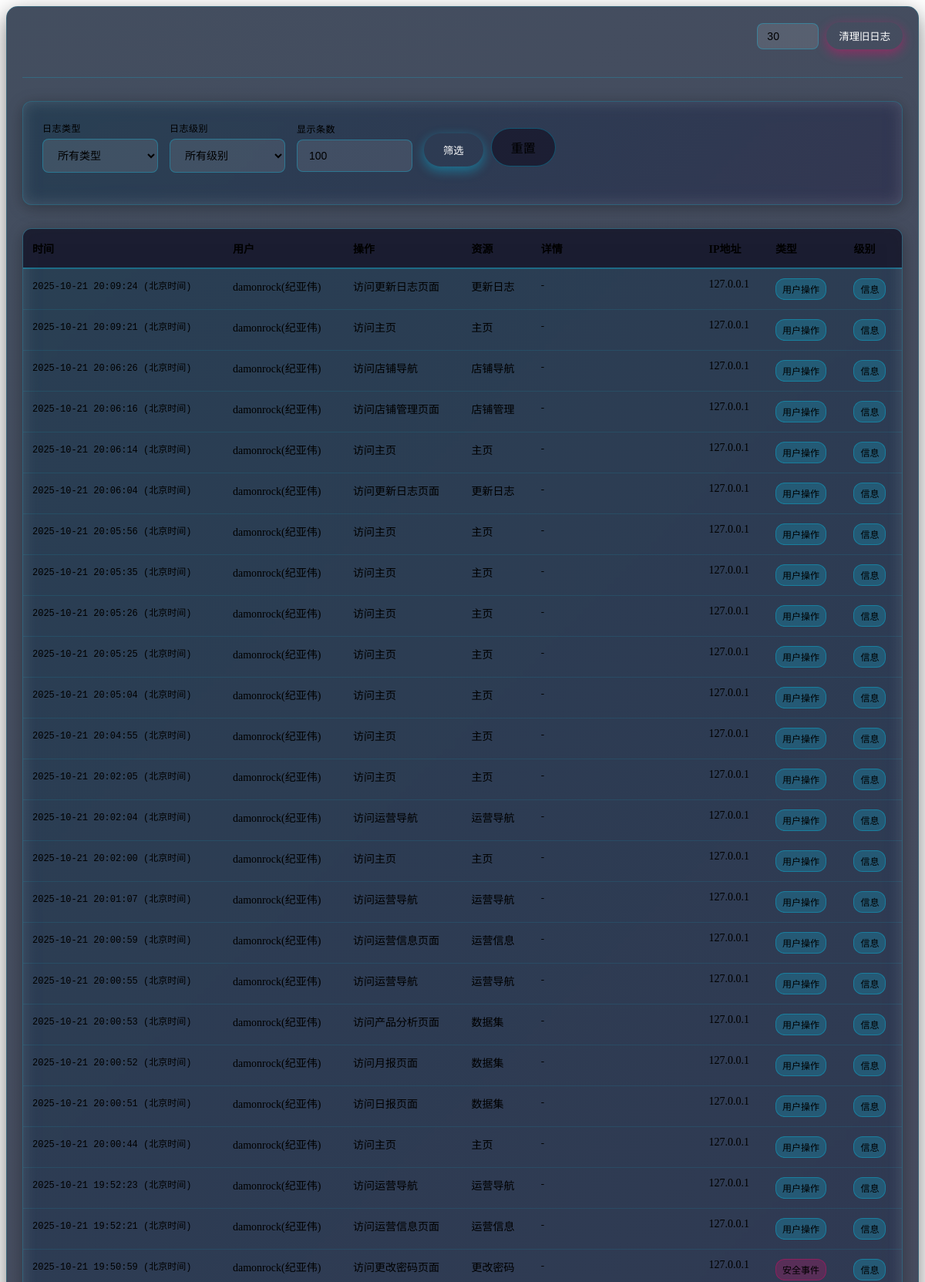
The page /admin/logs (signed in, upper part) on the database its author committed.
### tables this page shows
CREATE TABLE logs (
            id INTEGER PRIMARY KEY AUTOINCREMENT,
            timestamp DATETIME DEFAULT CURRENT_TIMESTAMP,
            user_id INTEGER,
            username VARCHAR(50),
            action VARCHAR(100) NOT NULL,
            resource VARCHAR(100),
            details TEXT,
            ip_address VARCHAR(45),
            user_agent TEXT,
            log_type VARCHAR(20) DEFAULT 'user',
            level VARCHAR(10) DEFAULT 'info',
            FOREIGN KEY (user_id) REFERENCES users (id)
        );

### routes/admin.py (the view)
@admin_bp.route('/logs')
@login_required
@admin_required
def view_logs():
    from core.database import get_logs
    log_type = request.args.get('type', '')
    level = request.args.get('level', '')
    limit = int(request.args.get('limit', 100))
    logs = get_logs(
        limit=limit,
        log_type=log_type if log_type else None,
        level=level if level else None
    )
    return render_template('admin/logs_embed.html', logs=logs,
                         current_type=log_type, current_level=level, limit=limit)

### app.py (called while the page is built)
@app.template_filter('beijing_time')
def beijing_time_filter(timestamp):
    if not timestamp:
        return ""
    if isinstance(timestamp, str):
        try:
            dt = datetime.strptime(timestamp, '%Y-%m-%d %H:%M:%S')
        except ValueError:
            return timestamp + " (北京时间)"
    else:
        dt = timestamp
    return dt.strftime('%Y-%m-%d %H:%M:%S')

### core/auth.py (called while the page is built, shortened)
def is_logged_in():
    return 'username' in session

def login_required(f):
    from functools import wraps
    @wraps(f)
    def decorated_function(*args, **kwargs):
        if not is_logged_in():
            return redirect(url_for('auth.login', next=request.url))
        return f(*args, **kwargs)
    return decorated_function

def admin_required(f):
    from functools import wraps
    @wraps(f)
    def decorated_function(*args, **kwargs):
        if not is_logged_in():
            return redirect(url_for('auth.login', next=request.url))
        return f(*args, **kwargs)
    return decorated_function

### core/database.py (called while the page is built)
def get_db_connection():
    conn = sqlite3.connect(DB_PATH)
    conn.row_factory = sqlite3.Row  # 使结果可以通过列名访问
    return conn

def get_logs(limit=100, log_type=None, level=None, user_id=None):
    conn = get_db_connection()
    cursor = conn.cursor()
    query = "SELECT * FROM logs WHERE 1=1"
    params = []
    if log_type:
        query += " AND log_type = ?"
        params.append(log_type)
    if level:
        query += " AND level = ?"
        params.append(level)
    if user_id:
        query += " AND user_id = ?"
        params.append(user_id)
    query += " ORDER BY timestamp DESC LIMIT ?"
    params.append(limit)
    try:
        cursor.execute(query, params)
        logs = cursor.fetchall()
        return logs
    except Exception as e:
        print(f"获取日志失败: {e}")
        return []
    finally:
        conn.close()

### templates/admin/logs_embed.html (shortened to what this page needs)
<div class="logs-management-embed">
    <div class="section-header">
        <h2> 系统日志</h2>
        <form id="clear-logs-form" class="clear-logs-form" onsubmit="return confirm('确定要清理旧日志吗？此操作不可恢复！')">
            <input type="number" name="days" value="30" min="1" max="365" title="保留天数">
            <button type="submit" class="clear-logs-btn">清理旧日志</button>
        </form>
    </div>
    <div class="filter-card">
        <form id="log-filter-form" method="GET" class="filter-form">
            <div class="filter-group">
                <label for="type">日志类型</label>
                <select name="type" id="type">
                    <option value="">所有类型</option>
                </select>
            </div>
            <div class="filter-group">
                <label for="level">日志级别</label>
                <select name="level" id="level">
                    <option value="">所有级别</option>
                </select>
            </div>
            <div class="filter-group">
                <label for="limit">显示条数</label>
                <input type="number" name="limit" id="limit" value="{{ limit }}" min="10" max="1000" step="10" placeholder="显示条数">
            </div>
            <div class="filter-actions">
                <button type="submit">筛选</button>
                <a href="javascript:void(0)" class="reset-btn" onclick="loadContent('log-management')">重置</a>
            </div>
        </form>
    </div>
    <div class="logs-table-container">
        <table class="logs-table">
            <thead>
                <tr>
                    <th>时间</th>
                    <th>用户</th>
                    <th>操作</th>
                    <th>资源</th>
                    <th>详情</th>
                    <th>IP地址</th>
                    <th>类型</th>
                    <th>级别</th>
                </tr>
            </thead>
            <tbody>
                {% for log in logs %}
                <tr>
                    <td class="timestamp">{{ log.timestamp | beijing_time }} (北京时间)</td>
                    <td>{{ log.username or '-' }}</td>
                    <td>{{ log.action }}</td>
                    <td>{{ log.resource or '-' }}</td>
                    <td class="log-details">{{ log.details or '-' }}</td>
                    <td>{{ log.ip_address or '-' }}</td>
                    <td>
                        <span class="log-type-badge log-type-{{ log.log_type }}">
                            {{ {
                                'user': '用户操作',
                                'system': '系统事件',
                                'security': '安全事件'
                            }.get(log.log_type, log.log_type) }}
                        </span>
                    </td>
                    <td>
                        <span class="log-level-badge log-level-{{ log.level }}">
                            {{ {
                                'debug': '调试',
                                'info': '信息',
                                'warning': '警告',
                                'error': '错误',
                                'critical': '严重'
                            }.get(log.level, log.level) }}
                        </span>
                    </td>
                </tr>
                {% endfor %}
            </tbody>
        </table>
    </div>
</div>

### rows shown on the page
logs: timestamp|beijing_time "2025-10-21 20:09:24", username "damonrock(纪亚伟)", action "访问更新日志页面", resource "更新日志", details "-", ip_address "127.0.0.1", log_type "用户操作", level "信息"
logs: timestamp|beijing_time "2025-10-21 20:09:21", username "damonrock(纪亚伟)", action "访问主页", resource "主页", details "-", ip_address "127.0.0.1", log_type "用户操作", level "信息"
logs: timestamp|beijing_time "2025-10-21 20:06:26", username "damonrock(纪亚伟)", action "访问店铺导航", resource "店铺导航", details "-", ip_address "127.0.0.1", log_type "用户操作", level "信息"
logs: timestamp|beijing_time "2025-10-21 20:06:16", username "damonrock(纪亚伟)", action "访问店铺管理页面", resource "店铺管理", details "-", ip_address "127.0.0.1", log_type "用户操作", level "信息"
logs: timestamp|beijing_time "2025-10-21 20:06:14", username "damonrock(纪亚伟)", action "访问主页", resource "主页", details "-", ip_address "127.0.0.1", log_type "用户操作", level "信息"
logs: timestamp|beijing_time "2025-10-21 20:06:04", username "damonrock(纪亚伟)", action "访问更新日志页面", resource "更新日志", details "-", ip_address "127.0.0.1", log_type "用户操作", level "信息"
logs: timestamp|beijing_time "2025-10-21 20:05:56", username "damonrock(纪亚伟)", action "访问主页", resource "主页", details "-", ip_address "127.0.0.1", log_type "用户操作", level "信息"
logs: timestamp|beijing_time "2025-10-21 20:05:35", username "damonrock(纪亚伟)", action "访问主页", resource "主页", details "-", ip_address "127.0.0.1", log_type "用户操作", level "信息"
logs: timestamp|beijing_time "2025-10-21 20:05:26", username "damonrock(纪亚伟)", action "访问主页", resource "主页", details "-", ip_address "127.0.0.1", log_type "用户操作", level "信息"
logs: timestamp|beijing_time "2025-10-21 20:05:25", username "damonrock(纪亚伟)", action "访问主页", resource "主页", details "-", ip_address "127.0.0.1", log_type "用户操作", level "信息"
logs: timestamp|beijing_time "2025-10-21 20:05:04", username "damonrock(纪亚伟)", action "访问主页", resource "主页", details "-", ip_address "127.0.0.1", log_type "用户操作", level "信息"
logs: timestamp|beijing_time "2025-10-21 20:04:55", username "damonrock(纪亚伟)", action "访问主页", resource "主页", details "-", ip_address "127.0.0.1", log_type "用户操作", level "信息"
logs: timestamp|beijing_time "2025-10-21 20:02:05", username "damonrock(纪亚伟)", action "访问主页", resource "主页", details "-", ip_address "127.0.0.1", log_type "用户操作", level "信息"
logs: timestamp|beijing_time "2025-10-21 20:02:04", username "damonrock(纪亚伟)", action "访问运营导航", resource "运营导航", details "-", ip_address "127.0.0.1", log_type "用户操作", level "信息"
logs: timestamp|beijing_time "2025-10-21 20:02:00", username "damonrock(纪亚伟)", action "访问主页", resource "主页", details "-", ip_address "127.0.0.1", log_type "用户操作", level "信息"
logs: timestamp|beijing_time "2025-10-21 20:01:07", username "damonrock(纪亚伟)", action "访问运营导航", resource "运营导航", details "-", ip_address "127.0.0.1", log_type "用户操作", level "信息"
logs: timestamp|beijing_time "2025-10-21 20:00:59", username "damonrock(纪亚伟)", action "访问运营信息页面", resource "运营信息", details "-", ip_address "127.0.0.1", log_type "用户操作", level "信息"
logs: timestamp|beijing_time "2025-10-21 20:00:55", username "damonrock(纪亚伟)", action "访问运营导航", resource "运营导航", details "-", ip_address "127.0.0.1", log_type "用户操作", level "信息"
logs: timestamp|beijing_time "2025-10-21 20:00:53", username "damonrock(纪亚伟)", action "访问产品分析页面", resource "数据集", details "-", ip_address "127.0.0.1", log_type "用户操作", level "信息"
logs: timestamp|beijing_time "2025-10-21 20:00:52", username "damonrock(纪亚伟)", action "访问月报页面", resource "数据集", details "-", ip_address "127.0.0.1", log_type "用户操作", level "信息"
logs: timestamp|beijing_time "2025-10-21 20:00:51", username "damonrock(纪亚伟)", action "访问日报页面", resource "数据集", details "-", ip_address "127.0.0.1", log_type "用户操作", level "信息"
logs: timestamp|beijing_time "2025-10-21 20:00:44", username "damonrock(纪亚伟)", action "访问主页", resource "主页", details "-", ip_address "127.0.0.1", log_type "用户操作", level "信息"
logs: timestamp|beijing_time "2025-10-21 19:52:23", username "damonrock(纪亚伟)", action "访问运营导航", resource "运营导航", details "-", ip_address "127.0.0.1", log_type "用户操作", level "信息"
logs: timestamp|beijing_time "2025-10-21 19:52:21", username "damonrock(纪亚伟)", action "访问运营信息页面", resource "运营信息", details "-", ip_address "127.0.0.1", log_type "用户操作", level "信息"
logs: timestamp|beijing_time "2025-10-21 19:50:59", username "damonrock(纪亚伟)", action "访问更改密码页面", resource "更改密码", details "-", ip_address "127.0.0.1", log_type "安全事件", level "信息"
